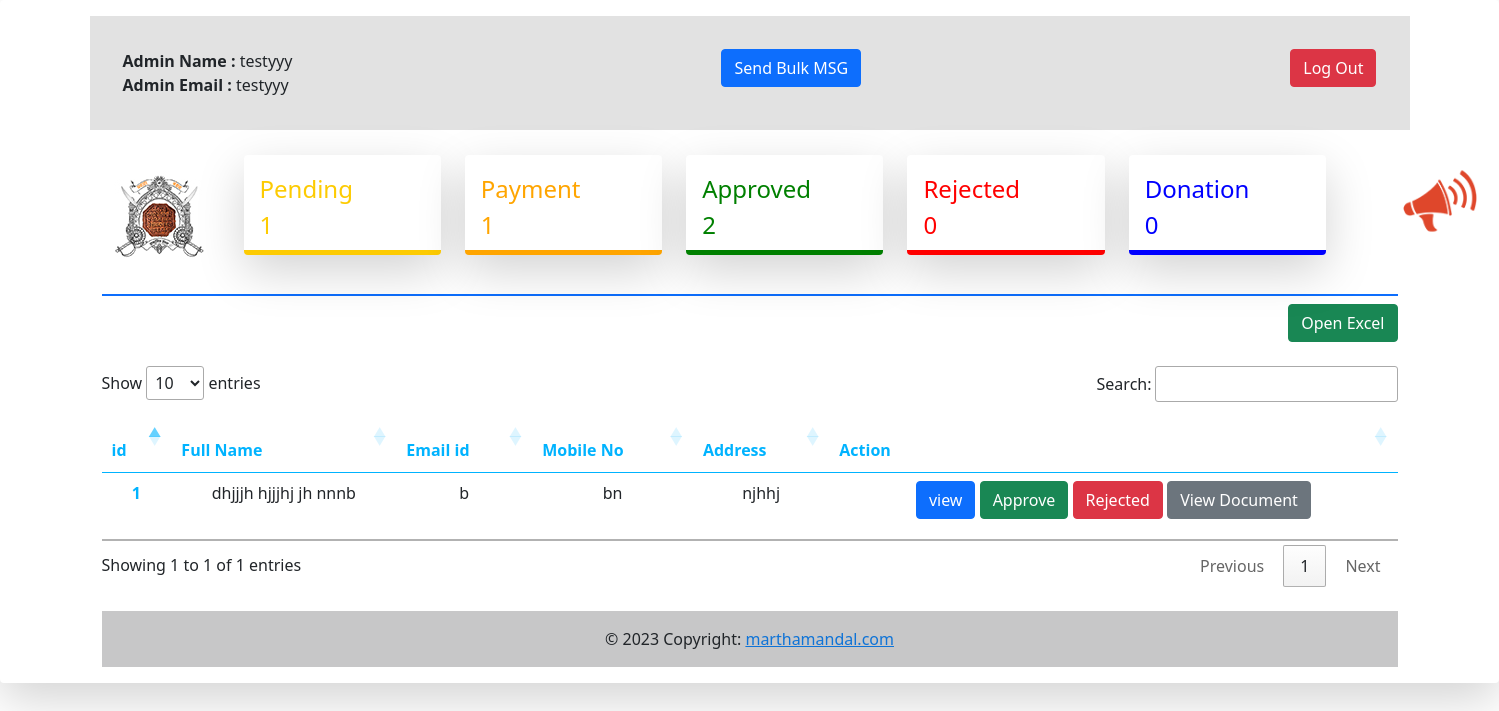
The page /admindashboard/pending.php (signed in) on the database as committed earlier.
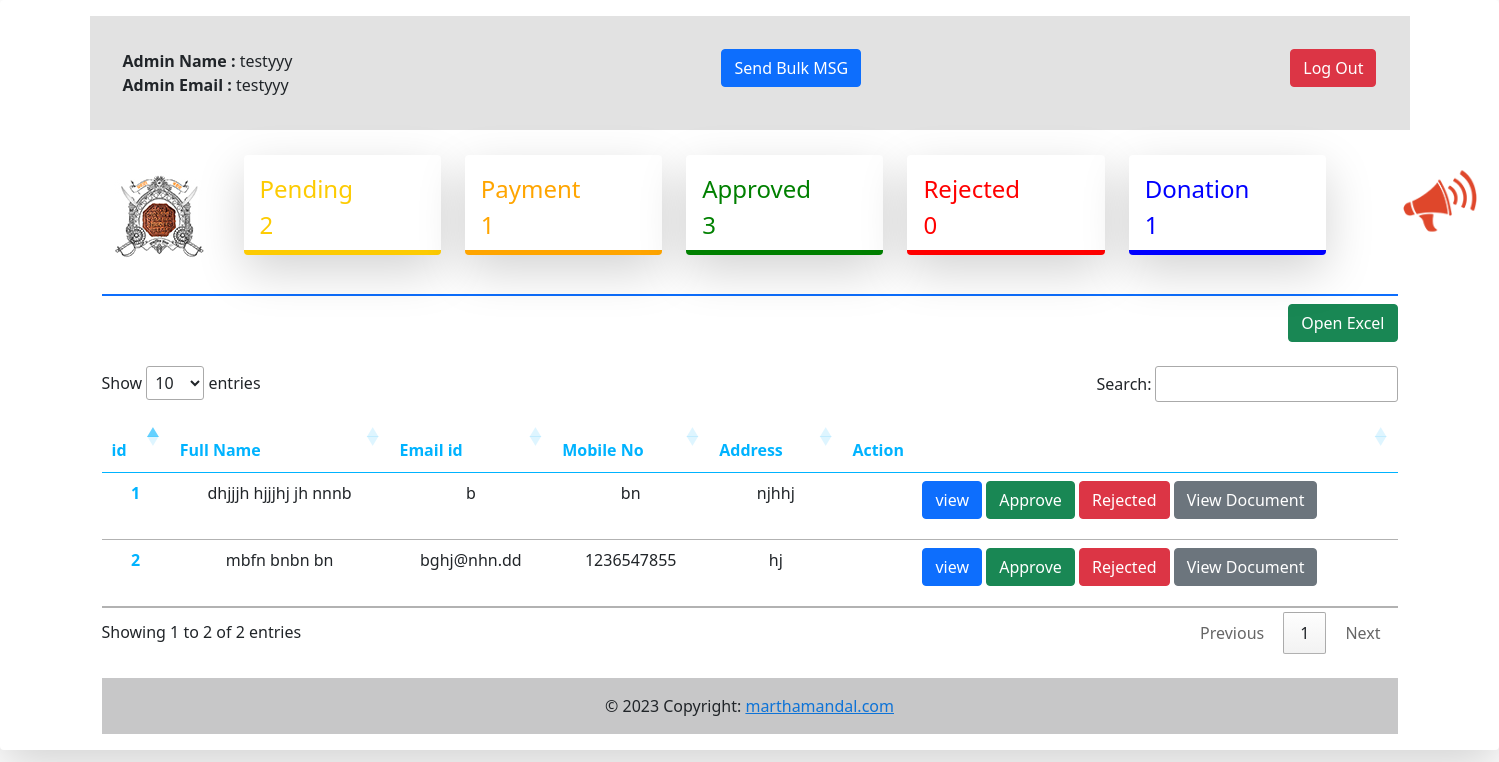
The same page on the database as committed later.
### tables this page shows
CREATE TABLE `candidate_data` (
  `id` int(11) NOT NULL,
  `reg_no` varchar(50) NOT NULL,
  `f_name` varchar(50) NOT NULL,
  `m_name` varchar(50) NOT NULL,
  `l_name` varchar(50) NOT NULL,
  `blood_grup` varchar(40) NOT NULL,
  `position` varchar(50) NOT NULL,
  `division` varchar(50) NOT NULL,
  `department` varchar(50) NOT NULL,
  `emp_id` varchar(50) NOT NULL,
  `dob` varchar(50) DEFAULT NULL,
  `mobile_no` varchar(50) NOT NULL,
  `email` varchar(50) NOT NULL,
  `ward` varchar(100) NOT NULL,
  `domain_experties` varchar(255) NOT NULL,
  `workplace_location` varchar(255) NOT NULL,
  `permanent_address` varchar(255) NOT NULL,
  `current_address` varchar(255) NOT NULL,
  `recommender_name` varchar(50) NOT NULL,
  `recommender_mobile_no` varchar(50) NOT NULL,
  `recommender_member_no` varchar(50) NOT NULL,
  `fees_amt` varchar(200) NOT NULL,
  `fees_type` varchar(250) NOT NULL,
  `fees_transaction_id` varchar(200) NOT NULL,
  `fees_date` varchar(100) NOT NULL,
  `password` varchar(100) NOT NULL,
  `status` int(11) NOT NULL DEFAULT 1,
  `reason` varchar(250) DEFAULT NULL,
  `created_by` int(11) DEFAULT NULL,
  `is_active` int(11) NOT NULL DEFAULT 1,
  `created_at` datetime NOT NULL DEFAULT current_timestamp(),
  `updated_at` datetime NOT NULL DEFAULT current_timestamp()
);

### admindashboard/pending.php (the view, shortened to what the changed rows need)
<?php
include 'header.php';
require_once "../config/db.php";
$sql = "SELECT * FROM candidate_data WHERE is_active='1' and status ='1' ";
$result = mysqli_query($mysqli, $sql);
?>
<div class="container">
    <div class="text-right" style="text-align: right;">
        <a href='excel_report.php?s=1' class="btn btn-success" target='_blank'>Open Excel</a>
    </div>
    <br>
    <table class="table" id="pendingTbl">
        <thead>
            <tr>
                <th scope="col">id</th>
                <th scope="col">Full Name</th>
                <th scope="col">Email id</th>
                <th scope="col">Mobile No</th>
                <th scope="col">Address</th>
                <th scope="col">Action</th>
            </tr>
        </thead>
        <tbody>
            <?php
$count = 1;
while ($row = mysqli_fetch_assoc($result)) {
    $name = $row['f_name'] . " " . $row['m_name'] . " " . $row['l_name'];
    $email = $row['email'];
    $mobile = $row['mobile_no'];
    $address = $row['current_address'];
    ?>
            <tr class="text-center">
                <th scope="row">
                    <?php echo $count; ?>
                </th>
                <td>
                    <?php echo $name; ?>
                </td>
                <td>
                    <?php echo $email; ?>
                </td>
                <td>
                    <?php echo $mobile; ?>
                </td>
                <td>
                    <?php echo $address; ?>
                </td>
                <td>
                    <button type="button" class="btn btn-primary submitBtn viewBtn" data-id="<?php echo $row['id']; ?>"
                        id="viewBtn" data-bs-toggle="modal" data-bs-target="#exampleModal">view</button>
                    <button type="button" class="btn btn-success submitBtn approveBtn"
                        data-id="<?php echo $row['id']; ?>" data-status="2" id="approveBtn">Approve</button>
                    <button type="button" class="btn btn-danger submitBtn rejectBtn" data-id="<?php echo $row['id']; ?>"
                        id="rejectBtn">Rejected</button>
                    <button type="button" class="btn btn-secondary documentBtn" id="documentBtn" data-bs-toggle="modal"
                        data-bs-target="#exampleModal1" data-id="<?php echo $row['id']; ?>"> View Document </button>
                </td>
            </tr>
            <?php $count++;
}?>
        </tbody>
    </table>
    <br>
    <?php include 'footer.php';?>
</div>
</body>
</html>

### admindashboard/header.php (shortened to what the changed rows need)
<?php
require_once "../config/db.php";
$approveCountresult = mysqli_query($mysqli, "SELECT count(id) FROM candidate_data WHERE is_active='1' and status='3'");
$approveCountrow = mysqli_fetch_array($approveCountresult);
$approveCount = $approveCountrow[0];
$pendingresult = mysqli_query($mysqli, "SELECT count(id) FROM candidate_data WHERE is_active='1' and status='1'");
$pendingrow = mysqli_fetch_array($pendingresult);
$pendingCount = $pendingrow[0];
$paymentCountresult = mysqli_query($mysqli, "SELECT count(id) FROM candidate_data WHERE is_active='1' and status='2'");
$paymentCountrow = mysqli_fetch_array($paymentCountresult);
$paymentCount = $paymentCountrow[0];
$rejectCountresult = mysqli_query($mysqli, "SELECT count(id) FROM candidate_data WHERE is_active='1' and status='4'");
$rejectCountrow = mysqli_fetch_array($rejectCountresult);
$rejectCount = $rejectCountrow[0];
$donationresult = mysqli_query($mysqli, "SELECT count(id) FROM donation_data");
$donationrow = mysqli_fetch_array($donationresult);
$donationCount = $donationrow[0];
?>
<!doctype html>
<html lang="en">
<head>
  <link href="https://cdn.jsdelivr.net/npm/bootstrap@5.0.2/dist/css/bootstrap.min.css" rel="stylesheet">
  <link rel='stylesheet' href='https://cdnjs.cloudflare.com/ajax/libs/fancybox/3.5.7/jquery.fancybox.min.css'>
  <link href="assets/css/style.css" rel="stylesheet">
  <link href='//cdn.datatables.net/1.10.19/css/jquery.dataTables.min.css' rel='stylesheet' type='text/css'>
</head>
<body>
  <div class="container-fluid shadow-lg p-3 mb-5 bg-body rounded" style="background-color:rgb(230, 226, 221);padding:25px">
    <div class="container " style="background-color:rgb(226, 226, 226);padding:25px;">
      <div class="d-flex justify-content-between">
      </div>
    </div>
    <div class="container">
    <nav class="navbar navbar-expand-lg ">
      <div class="container-fluid" style="height: 158px;border-bottom: #0d6efd 2px solid;">
        <div class="collapse navbar-collapse" id="navbarNavAltMarkup">
          <div class="navbar-nav mx-auto" style="padding-top: 25px;">
            <a class="nav-link shadow-lg p-3 mb-5 bg-body rounded" href="pending.php" style="margin-left: 24px;
            height: 100px;
            padding-top: 25px;
            border-bottom: 5px rgb(253, 203, 2) solid;
            color:rgb(253, 203, 2);
            width: 212px;">Pending <br> <?php echo $pendingCount; ?></a>
            <a class="nav-link shadow-lg p-3 mb-5 bg-body rounded" href="payment.php" style="margin-left: 24px;
            height: 100px;
            padding-top: 25px;
            border-bottom: 5px orange solid;
            color:orange;
            width: 212px; ">Payment <br> <?php echo $paymentCount; ?></a>
            <a class="nav-link active shadow-lg p-3 mb-5 bg-body rounded" aria-current="page" href="approve.php" style="margin-left: 24px;
            height: 100px;
            padding-top: 25px;
            border-bottom: 5px green solid;
            color: green;
            width: 212px;">Approved <br> <?php echo $approveCount; ?></a>
            <a class="nav-link active shadow-lg p-3 mb-5 bg-body rounded" aria-current="page" href="rejected.php" style="margin-left: 24px;
            height: 100px;
            padding-top: 25px;
            border-bottom: 5px red solid;
            color: red;
            width: 212px;">Rejected <br> <?php echo $rejectCount; ?></a>
            <a class="nav-link active shadow-lg p-3 mb-5 bg-body rounded" aria-current="page" href="donation_view.php" style="margin-left: 24px;
            height: 100px;
            padding-top: 25px;
            border-bottom: 5px blue solid;
            color: blue;
            width: 212px;">Donation <br> <?php echo $donationCount; ?></a>
            <a class="nav-link active " aria-current="page" href="announcement.php" style="margin-left:5px;
            height: 100px;
            padding-top:10px;
           "><img src="./image/announcement icon.png" class="img-fluid" alt="..."></a>
          </div>
        </div>
      </div>
    </nav>
</div>

Rows that differ between the two databases and show on the page:
added candidate_data: name "mbfn bnbn bn", email "bghj@nhn.dd", mobile_no "1236547855", current_address "hj"
Other text that changed with them:
$pendingCount: "1" → "2"
$approveCount: "2" → "3"
$donationCount: "0" → "1"
text written by a page script: "Show entries Search: Showing 1 to 1 of 1 entries Previous 1 Next" → "Show entries Search: Showing 1 to 2 of 2 entries Previous 1 Next"
